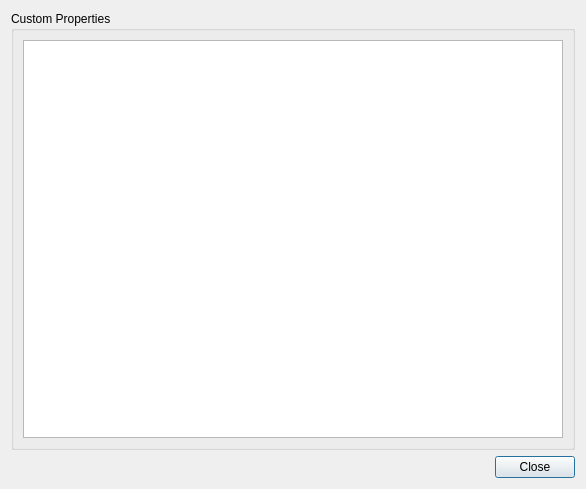
<?xml version="1.0" encoding="UTF-8"?>
<ui version="4.0">
 <class>WorldPropertiesDialog</class>
 <widget class="QDialog" name="WorldPropertiesDialog">
  <property name="geometry">
   <rect>
    <x>0</x>
    <y>0</y>
    <width>586</width>
    <height>489</height>
   </rect>
  </property>
  <property name="windowTitle">
   <string>World Properties</string>
  </property>
  <layout class="QVBoxLayout" name="dialogLayout">
   <item>
    <widget class="QGroupBox" name="groupBox">
     <property name="title">
      <string>Custom Properties</string>
     </property>
     <layout class="QVBoxLayout" name="verticalLayout">
      <item>
       <widget class="Tiled::PropertiesWidget" name="propertiesWidget"/>
      </item>
     </layout>
    </widget>
   </item>
   <item>
    <widget class="QDialogButtonBox" name="buttonBox">
     <property name="orientation">
      <enum>Qt::Orientation::Horizontal</enum>
     </property>
     <property name="standardButtons">
      <set>QDialogButtonBox::StandardButton::Close</set>
     </property>
    </widget>
   </item>
  </layout>
 </widget>
 <customwidgets>
  <customwidget>
   <class>Tiled::PropertiesWidget</class>
   <extends>QTreeView</extends>
   <header>propertieswidget.h</header>
  </customwidget>
 </customwidgets>
 <resources/>
 <connections>
  <connection>
   <sender>buttonBox</sender>
   <signal>accepted()</signal>
   <receiver>WorldPropertiesDialog</receiver>
   <slot>accept()</slot>
   <hints>
    <hint type="sourcelabel">
     <x>248</x>
     <y>254</y>
    </hint>
    <hint type="destinationlabel">
     <x>157</x>
     <y>274</y>
    </hint>
   </hints>
  </connection>
  <connection>
   <sender>buttonBox</sender>
   <signal>rejected()</signal>
   <receiver>WorldPropertiesDialog</receiver>
   <slot>reject()</slot>
   <hints>
    <hint type="sourcelabel">
     <x>316</x>
     <y>260</y>
    </hint>
    <hint type="destinationlabel">
     <x>286</x>
     <y>274</y>
    </hint>
   </hints>
  </connection>
 </connections>
</ui>
